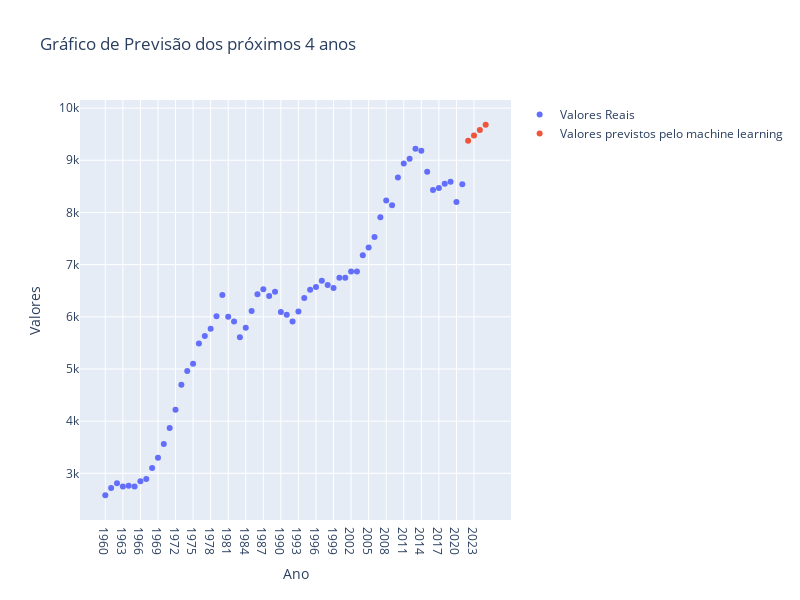

Source (notebook cell):
### Code cell
grafico_previsao_markers(anos_x=df_gdp_capita_anos.loc[:, '1960':].columns, anos_y=valores_prever.ravel(), 
                 valores_reais=brasil_pib_per_capita, valores_previstos=brasil_model.predict(valores_prever))

### Figure 1 — Plotly figure (JSON) as saved in the notebook; plotly's stock layout.template omitted (floating-point values rounded to 4 significant figures)
{"data": [{"mode": "markers", "name": "Valores Reais", "type": "scatter", "x": ["1960", "1961", "1962", "1963", "1964", "1965", "1966", "1967", "1968", "1969", "1970", "1971", "1972", "1973", "1974", "1975", "1976", "1977", "1978", "1979", "1980", "1981", "1982", "1983", "1984", "1985", "1986", "1987", "1988", "1989", "1990", "1991", "1992", "1993", "1994", "1995", "1996", "1997", "1998", "1999", "2000", "2001", "2002", "2003", "2004", "2005", "2006", "2007", "2008", "2009", "2010", "2011", "2012", "2013", "2014", "2015", "2016", "2017", "2018", "2019", "2020", "2021"], "y": [2580, 2720, 2810, 2750, 2760, 2750, 2850, 2890, 3100, 3300, 3560, 3870, 4220, 4700, 4960, 5100, 5490, 5630, 5770, 6010, 6420, 6000, 5910, 5610, 5790, 6110, 6430, 6530, 6400, 6480, 6090, 6040, 5910, 6100, 6360, 6520, 6570, 6690, 6610, 6550, 6750, 6750, 6870, 6870, 7180, 7330, 7530, 7910, 8230, 8140, 8670, 8940, 9030, 9220, 9180, 8780, 8430, 8470, 8550, 8590, 8200, 8540]}, {"mode": "markers", "name": "Valores previstos pelo machine learning", "type": "scatter", "x": [2022, 2023, 2024, 2025], "y": [9375.0, 9477.0, 9579.0, 9681.0]}], "layout": {"height": 600, "title": {"text": "Gráfico de Previsão dos próximos 4 anos"}, "width": 800, "xaxis": {"title": {"text": "Ano"}}, "yaxis": {"title": {"text": "Valores"}}}}
